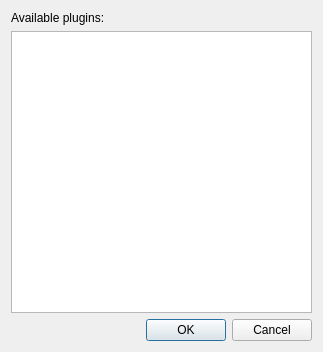
<?xml version="1.0" encoding="UTF-8"?>
<ui version="4.0">
 <class>PluginListDialog</class>
 <widget class="QDialog" name="PluginListDialog">
  <property name="geometry">
   <rect>
    <x>0</x>
    <y>0</y>
    <width>323</width>
    <height>352</height>
   </rect>
  </property>
  <property name="windowTitle">
   <string>Select a plugin</string>
  </property>
  <property name="windowIcon">
   <iconset resource="../../resources/kaliscopeResources.qrc">
    <normaloff>:/kaliscope/icons/plugins/puzzle.png</normaloff>:/kaliscope/icons/plugins/puzzle.png</iconset>
  </property>
  <layout class="QVBoxLayout" name="verticalLayout_2">
   <item>
    <layout class="QVBoxLayout" name="layoutPlugins">
     <item>
      <widget class="QLabel" name="labelPlugins">
       <property name="text">
        <string>Available plugins:</string>
       </property>
      </widget>
     </item>
     <item>
      <widget class="QListWidget" name="listPlugins">
       <property name="iconSize">
        <size>
         <width>32</width>
         <height>32</height>
        </size>
       </property>
       <property name="viewMode">
        <enum>QListView::ListMode</enum>
       </property>
       <property name="uniformItemSizes">
        <bool>true</bool>
       </property>
       <property name="sortingEnabled">
        <bool>true</bool>
       </property>
      </widget>
     </item>
    </layout>
   </item>
   <item>
    <widget class="QDialogButtonBox" name="buttonBox">
     <property name="orientation">
      <enum>Qt::Horizontal</enum>
     </property>
     <property name="standardButtons">
      <set>QDialogButtonBox::Cancel|QDialogButtonBox::Ok</set>
     </property>
    </widget>
   </item>
  </layout>
 </widget>
 <resources>
  <include location="../../resources/kaliscopeResources.qrc"/>
 </resources>
 <connections>
  <connection>
   <sender>buttonBox</sender>
   <signal>accepted()</signal>
   <receiver>PluginListDialog</receiver>
   <slot>accept()</slot>
   <hints>
    <hint type="sourcelabel">
     <x>248</x>
     <y>254</y>
    </hint>
    <hint type="destinationlabel">
     <x>157</x>
     <y>274</y>
    </hint>
   </hints>
  </connection>
  <connection>
   <sender>buttonBox</sender>
   <signal>rejected()</signal>
   <receiver>PluginListDialog</receiver>
   <slot>reject()</slot>
   <hints>
    <hint type="sourcelabel">
     <x>316</x>
     <y>260</y>
    </hint>
    <hint type="destinationlabel">
     <x>286</x>
     <y>274</y>
    </hint>
   </hints>
  </connection>
 </connections>
</ui>
